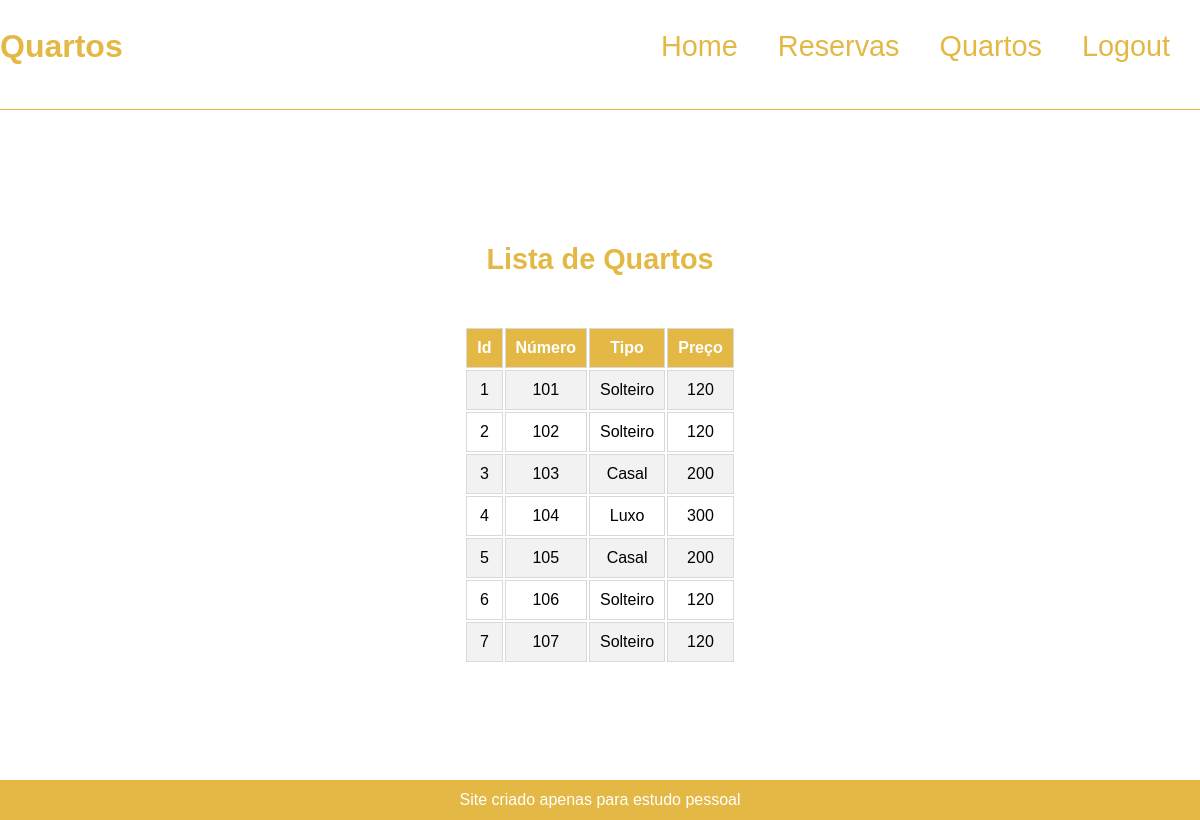
Screenshot of /quartos.php with the database file from the repository.
### tables this page shows
CREATE TABLE `quartos` (
  `id_quarto` int(11) NOT NULL,
  `numero` int(11) NOT NULL,
  `tipo` varchar(20) NOT NULL,
  `preco` decimal(10,0) NOT NULL
);

### quartos.php (the view, shortened to what this page needs)
<!DOCTYPE html>
<html lang="pt-br">
<head>
    <link rel="stylesheet" href="css/desktop.css">
</head>
<body>
    <header>
        <h1>Quartos</h1>
        <nav>
            <a href="index.php">Home</a>
            <a href="reservas.php">Reservas</a>
            <a href="quartos.php">Quartos</a>
            <a href="logout.php">Logout</a>
        </nav>
    </header>
    <hr>
    <main>
        <?php
            $conn = conectar_banco();
            $sql = "SELECT * FROM quartos";
            $result = mysqli_query($conn, $sql);
            echo "<h3>Lista de Quartos</h3>";
            echo    "<table>";
            echo        "<tr>";
            echo            "<th>Id</th>";
            echo            "<th>Número</th>";
            echo            "<th>Tipo</th>";
            echo            "<th>Preço</th>";
            echo        "</tr>";
            while($quarto = mysqli_fetch_assoc($result)) {
                $id_quarto          = $quarto['id_quarto'];
                $numero_quarto      = $quarto['numero'];
                $tipo_quarto        = $quarto['tipo'];
                $preco_quarto       = $quarto['preco'];
                echo "<tr>";
                echo    "<td> $id_quarto </td>";
                echo    "<td> $numero_quarto </td>";
                echo    "<td> $tipo_quarto </td>";
                echo    "<td> $preco_quarto </td>";
                echo "</tr>";
            }
            echo "</table>";
        ?>
    </main>
    <footer>
        <p>Site criado apenas para estudo pessoal</p>
    </footer>
</body>
</html>

### css/desktop.css (style rules this page uses)
* { margin: 0; padding: 0; box-sizing: border-box; font-family: Arial, Helvetica, sans-serif; }
header { height: fit-content; display: flex; flex-flow: row nowrap; align-items: center; justify-content: space-between; }
h1 { color: #E3B845; }
h2, h3 { color: #E3B845; font-size: 1.8em; padding-bottom: 50px; }
hr { display: block; height: 1px; border: 0; border-top: 1px solid #E3B845; margin: 1em 0; padding: 0; }
nav { padding: 10px; font-size: 1.8em; display: flex; flex-flow: row nowrap; }
nav a { text-decoration: none; color: #E3B845; margin: 10px; padding: 10px; }
main { height: 81.8vh; display: flex; flex-flow: column nowrap; justify-content: center; align-items: center; }
footer { height: 40px; background-color: #E3B845; display: flex; justify-content: center; align-items: center; }
footer p { color: white; }
table th, table td { padding: 10px; text-align: center; border: 1px solid #d9d9d9; }
table th { background: #E3B845; color: white; font-weight: bold; }
table tr:nth-child(even) { background: #f2f2f2; }
table tr:nth-child(odd) { background: #ffffff; }

### rows the page displays
quartos: id_quarto "1", numero "101", tipo "Solteiro", preco "120"
quartos: id_quarto "2", numero "102", tipo "Solteiro", preco "120"
quartos: id_quarto "3", numero "103", tipo "Casal", preco "200"
quartos: id_quarto "4", numero "104", tipo "Luxo", preco "300"
quartos: id_quarto "5", numero "105", tipo "Casal", preco "200"
quartos: id_quarto "6", numero "106", tipo "Solteiro", preco "120"
quartos: id_quarto "7", numero "107", tipo "Solteiro", preco "120"
